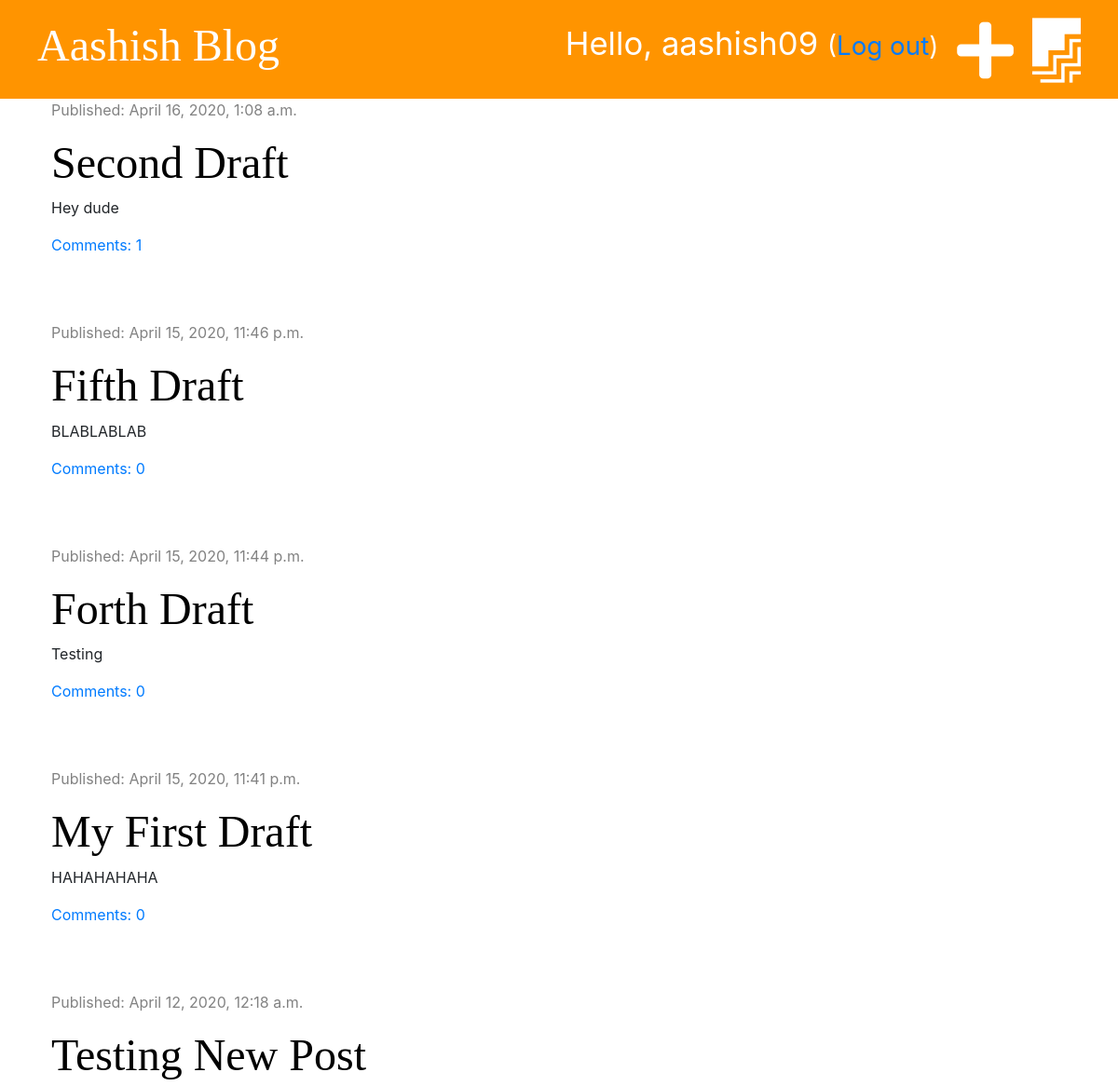
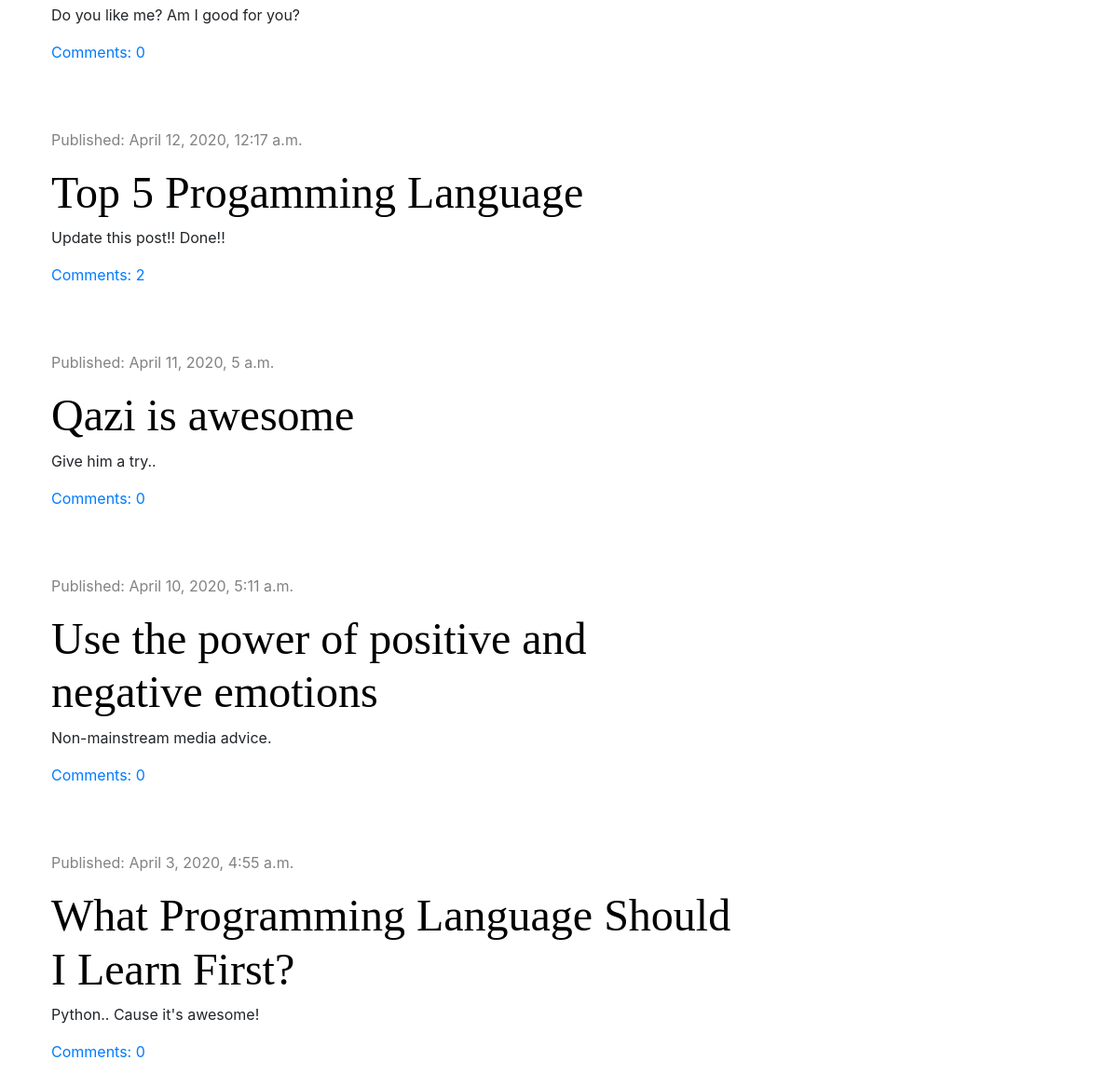
The app's page / (signed in) with its own data (2 pictures, top to bottom).
### blog/models.py (models this page shows, shortened)
class Post(models.Model):
    author = models.ForeignKey('auth.User', on_delete=models.CASCADE)
    title = models.CharField(max_length=200)
    text = models.TextField()
    created_date = models.DateTimeField(default=timezone.now)
    published_date = models.DateTimeField(blank=True, null=True)
    def approved_comments(self):
        return self.comments.filter(approved=True)

### blog/views.py (the view)
# urls.py: path('', views.post_list, name='post_list'),
def post_list(request):
    posts = Post.objects.filter(
        published_date__lte=timezone.now()).order_by('-published_date')
    stuff_for_frontend = {'posts': posts}
    return render(request, 'blog/post_list.html', stuff_for_frontend)

### blog/templates/blog/post_list.html (shortened to what this page needs)
{% extends 'blog/base.html' %}
{% block content %}
{% for post in posts %}
<div class="post">
    <div class="date">
        <p>Published: {{ post.published_date }}</p>
    </div>
    <h1><a href="{% url 'post_detail' pk=post.pk %}">{{ post.title }}</a></h1>
    <p>{{ post.text|truncatechars:50|linebreaksbr }}</p>
    <a href="{% url 'post_detail' pk=post.pk %}">Comments: {{post.approved_comments.count}}</a>
</div>
{% endfor %}
{% endblock %}

### blog/templates/blog/base.html (shortened to what this page needs)
{% load static %}
<!DOCTYPE html>
<html lang="en">
<head>
    <link rel="stylesheet" href="https://stackpath.bootstrapcdn.com/bootstrap/4.1.3/css/bootstrap.min.css">
    <link rel="stylesheet" href="{% static 'css/blog.css' %}">
    <link rel="stylesheet" href="https://use.fontawesome.com/releases/v5.2.0/css/all.css"
>
</head>
<body>
    <div class="page-header">
        {% if user.is_authenticated %}
        <a href="{% url 'post_draft_list' %}" class="top-menu"><i class="fab fa-firstdraft fa-2x"></i> </a>
        <a href="{% url 'post_new' %}" class="top-menu"><i class="fas fa-plus fa-2x"></i></a>
        <p class="top-menu">Hello, {{ user.username }} <small>(<a href="{% url 'logout' %}">Log out</a>)</small></p>
        {% else %}
        <a href="{% url 'login' %}" class="top-menu"><i class="fas fa-sign-in-alt fa-2x"></i></a>
        {% endif %}
        <h1><a href=" {% url "post_list" %}">Aashish Blog</a></h1>
    </div>
    <div class="content container">
        <div class="row">
            <div class="col-md-8">
                {% block content %}
                {% endblock %}
            </div>
        </div>
    </div>
</body>
</html>

### blog/static/css/blog.css (style rules this page uses)
.page-header { background-color: #ff9400; margin-top: 0; padding: 20px 20px 20px 40px; }
.page-header h1, .page-header h1 a { color: #ffffff; font-size: 36pt; text-decoration: none; }
.content { margin-left: 40px; }
h1, h2, h3, h4 { font-family: 'Tangerine', 'Inconsolata', 'Droid Sans', serif; font-size: 48px; }
.date { color: #828282; }
.post { margin-bottom: 70px; }
.post h1 a { color: #000000; }
.top-menu, .top-menu:hover { color: #ffffff; float: right; font-size: 26pt; margin-right: 20px; }

### records on screen
Post: published_date "April 16, 2020, 1:08 a.m.", title "Second Draft", text "Hey dude", approved_comments.count "1"
Post: published_date "April 15, 2020, 11:46 p.m.", title "Fifth Draft", text "BLABLABLAB", approved_comments.count "0"
Post: published_date "April 15, 2020, 11:44 p.m.", title "Forth Draft", text "Testing", approved_comments.count "0"
Post: published_date "April 15, 2020, 11:41 p.m.", title "My First Draft", text "HAHAHAHAHA", approved_comments.count "0"
Post: published_date "April 12, 2020, 12:18 a.m.", title "Testing New Post", text "Do you like me? Am I good for you?", approved_comments.count "0"
Post: published_date "April 12, 2020, 12:17 a.m.", title "Top 5 Progamming Language", text "Update this post!! Done!!", approved_comments.count "2"
Post: published_date "April 11, 2020, 5 a.m.", title "Qazi is awesome", text "Give him a try..", approved_comments.count "0"
Post: published_date "April 10, 2020, 5:11 a.m.", title "Use the power of positive and negative emotions", text "Non-mainstream media advice.", approved_comments.count "0"
Post: published_date "April 3, 2020, 4:55 a.m.", title "What Programming Language Should I Learn First?", text "Python.. Cause it's awesome!", approved_comments.count "0"

### other values on screen
{{ user.username }} "aashish09"
